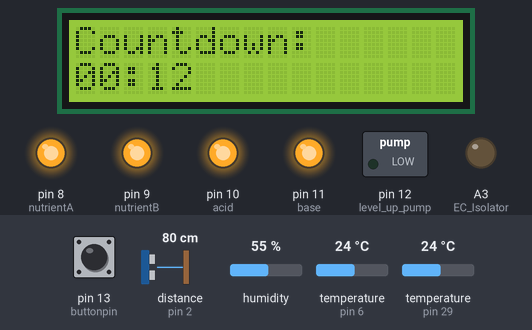
Bench run of a sketch on a simulated Arduino Mega 2560, built with avr-gcc and run on an emulated ATmega2560. On the bench: 16×2 character LCD, switched loads named in the sketch (green lamp = pin HIGH), output pins drawn as LEDs (lit = HIGH). Wiring (inferred from the names in the program): ultrasonic range finder: trigger pin 1; echo pin 2. Inputs (shaded band) come from the test bench; at power-on: pin 13 (buttonpin) LOW, distance to the obstacle (sensor on pin 2) 80 cm, humidity 55 %, temperature (sensors on pin 6, pin 29) 24 °C. The echo pulse lasts 58.3 µs per cm; random numbers use the default seed unless the sketch sets one; pins used as bus, display or sensor lines are not drawn.

Above: at 2.5 s.
2.6 s: pin 13 (buttonpin) pulled HIGH for 1.4 s
At 3.11 s:
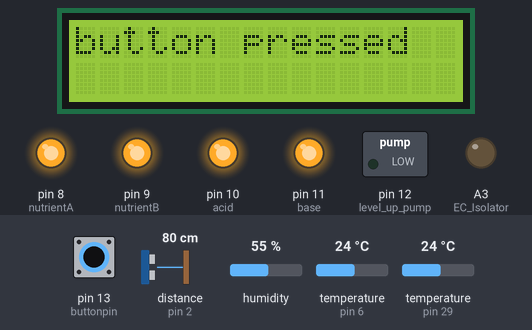
5.5 s: pin 13 (buttonpin) pulled HIGH for 3.2 s
At 15.6 s:
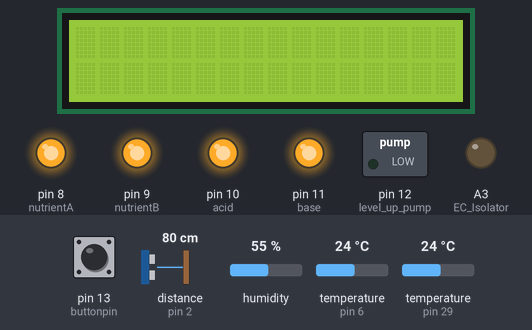
16.0 s: distance to the obstacle (sensor on pin 2) set to 25 cm
At 17.4 s:
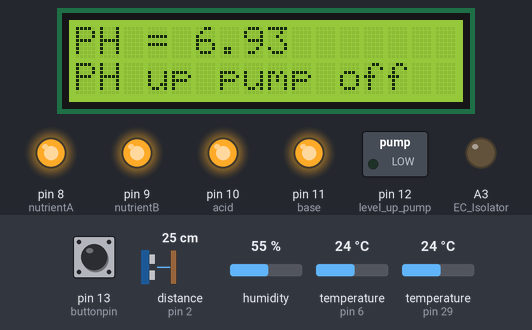
21.2 s: distance to the obstacle (sensor on pin 2) set to 29 cm
Timing chart, 0 to 57.2 s (numbered marks = the images above; inputs shaded):
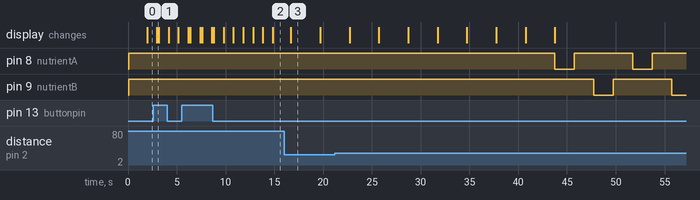

The sketch:

FINAL_VER_ARD_CODE.ino
```cpp
/*=========================================================================*/
                          /**********   LIBRARYS   **********/
/*for DHT22 sensor*/
#include <DHT.h>
//======================================
/*for DS18B20 sensor*/
#include <OneWire.h>
#include <DallasTemperature.h>
//======================================
/*for TDS sensor*/
#include "GravityTDS.h"
//======================================
/*for LCD*/
#include <LiquidCrystal.h>
LiquidCrystal lcd(26, 27, 25, 24, 23, 22);//(rs, en, d4, d5, d6, d7)

/*=========================================================================*/
/*for DHT22 sensor*/

//Constants
#define DHTPIN 29     // what pin we're connected to
#define DHTTYPE DHT22   // DHT 22
DHT dht(DHTPIN, DHTTYPE); //// Initialize DHT sensor for normal 16mhz Arduino

//Variables
float h = 0;  //Stores humidity value
float t = 0; //Stores temperature value
/*====================================================================================*/
/*for ultrasonic sensor*/

// defines pins numbers
const int trigPin = 1;
const int echoPin = 2;

// defines variables
long duration = 0.0;
float distance = 0.0;
float actual_water_level = 0.0;
/*====================================================================================*/
/*for DS18B20 sensor*/

#define ONE_WIRE_BUS 6                 // Data wire is plugged into digital pin 6 on the Arduino
OneWire oneWire(ONE_WIRE_BUS);         // Setup a oneWire instance to communicate with any OneWire device
DallasTemperature sensors(&oneWire);   // Pass oneWire reference to DallasTemperature library
float Celsius = 0.0;
/*====================================================================================*/
/*for TDS sensor*/

#define TdsSensorPin A1
GravityTDS gravityTds;
float tdsValue = 0.0;
/*====================================================================================*/
/*for PH sensor*/

float calibration_value = 21.34 - 0.14;   //the calibration value is defined, which can be modified as required to get an accurate pH value of solutions.
unsigned long int avgval;                 //Store the average value of the sensor feedback
int buffer_arr[10],temp = 0;
float ph_act = 0.0;
/*====================================================================================*/
// EC isolator

#define EC_Isolator A3  // 3906 PNP TYPE TRANSISTOR THIS is used to connect and disconnect the 3.3V wire
#define EC_GND_Wire A2  // 2N2222 NPN TRANSISTOR THIS IS USED TO CONNECT AND DISCONNECT THE GND WIRE
/*====================================================================================*/
/*flags*/

int flag_error = 0;
float ph_acid_values[2] = {0 , 0};
float ph_base_values[2] = {0 , 0};
float ph_normal_values[2] = {0 , 0};
int i_normal = 0;
int i_acid = 0;
int i_base = 0;
int PH_normal = 0;
int PH_high = 0;
int PH_low = 0;
/*====================================================================================*/
/*for push button and count down timer*/

#define buttonpin 13 // chance to change it's pin from 32
int button_state = 0;
int num_sec = 12;
/*====================================================================================*/
//PH sensor

String PH_UP_PUMP =     "No current decision";
String PH_DOWN_PUMP =   "No current decision";
String PH_CONDITION =   "No current decision";

//PPM

String PPM_CONDITION =          "No current decision";
String PUMPS_A_B =              "No current decision";
String WATER_PUMP_UP_FOR_PPM =  "No current decision";

//AIR_TEMP

String AIR_TEMP_CONDITION =   "No current decision";
String FAN_FOR_AIR_TEMP =     "No current decision";

//WATER_LEVEL

String VALVE_CONDITION =                "No current decision";
String WATER_PUMP_UP_FOR_WATER_LEVEL =  "No current decision";
String WATER_LEVEL_CONDITION =          "No current decision";

//water_temp

String WATER_TEMP_CONDITION =   "No current decision";
String COOLER_CONDITION =       "No current decision";

//HUMDITIY

String HUMD_CONDITION =     "No current decision";
String FAN_FOR_HUMDITIY =   "No current decision";

/*====================================================================================*/
/*for actuators*/
// pins of the following is going to change

int nutrientA = 8;//IN1
int nutrientB = 9;//IN2
int acid = 10;//IN3
int base = 11;//IN4

int level_up_pump = 12;

/* for LABEL getting from random forest on resparry pi */
char Label ;

/*====================================================================================*/

void setup()
{
  //LCD setup
  lcd.begin(16,2);

  //DHT22 sensor setup
  dht.begin();

  //ULTRASONIC sensor setup
  pinMode(trigPin, OUTPUT); // Sets the trigPin as an Output
  pinMode(echoPin, INPUT); // Sets the echoPin as an Input

  //TDS sensor setup
  gravityTds.setPin(TdsSensorPin);
  gravityTds.setAref(5.0);  //reference voltage on ADC, default 5.0V on Arduino UNO
  gravityTds.setAdcRange(1024);  //1024 for 10bit ADC;4096 for 12bit ADC
  gravityTds.begin();  //initialization

  //DS18B20 sensor setup
  sensors.begin();

  //for Isolation between TDS sensor and PH sensor (NOTE that none of them work at the same time)
  pinMode(EC_Isolator, OUTPUT);
  pinMode(EC_GND_Wire, OUTPUT);
  digitalWrite(EC_Isolator, HIGH);
  digitalWrite(EC_GND_Wire, LOW);

  //for push button
  pinMode(buttonpin , INPUT);

  //for dosing pumps "all of them are active low"
  pinMode(nutrientA , OUTPUT);
  pinMode(nutrientB , OUTPUT);
  pinMode(acid , OUTPUT);
  pinMode(base , OUTPUT);
  digitalWrite(nutrientA , HIGH);
  digitalWrite(nutrientB , HIGH);
  digitalWrite(acid , HIGH);
  digitalWrite(base , HIGH);

  //for water level up pump
  pinMode(level_up_pump , OUTPUT);

}

/*====================================================================================*/

void loop()
{
  /* meaning from this check because if there is an error from 1 of sensors
     stop getting readings from sensors until fixing this error */
  if(flag_error == 0)
  {
    // isolate TDS sensor to get readings of PH sensor
    digitalWrite(EC_Isolator,HIGH);
    digitalWrite(EC_GND_Wire, LOW);

    PH_sensor(); // first we get readings of PH sensor

    // isolate PH sensor to get readings of TDS sensor
    digitalWrite(EC_Isolator,LOW);
    digitalWrite(EC_GND_Wire, HIGH);

    delay(1000); // wait for 1 sec. to be able to get TDS sensor readings


    waterproof_sensor(); // getting readings of DS18B20 sensor
    TDS_sensor(); // getting readings of TDS sensor
    temperature_and_humidity_sensor(); // getting readings of DHT22 sensor
    ultrasonic_sensor(); // getting readings of ULTRASONIC sensor
    delay(100);// Wait for 100 msec
  }

//===================================================================================================

  /*checking if there is a problem with any of sensors*/
   if((ph_act >= 10) || (ph_act <= 0))// for PH sensor
   {
     ph_act = -1;
     PH_CONDITION = "Check PH sensor";

   }
   if((tdsValue >= 1000) || (tdsValue <= 10))// for TDS sensor
   {
     tdsValue = -2;
     PPM_CONDITION = "Check TDS sensor";
   }
   if ((isnan(h)) || (t == 0))// for DHT22 sensor
   {
     t = -3;
     AIR_TEMP_CONDITION = "Check DHT22_T";

     h = -5;
     HUMD_CONDITION = "Check DHT22_H";
   }
   if((distance == 0) || (distance >= 26))// for ultrasonic sensor
   {
     actual_water_level  = -4;
     WATER_LEVEL_CONDITION = "Check Ultrasonic";
   }
   if((Celsius <= -100) || (Celsius >= 50))// for Water_temp sensor
   {
     Celsius = -6;
     WATER_TEMP_CONDITION = "Check DS18B20";
   }

//===================================================================================================

   /*for PH normal which means not adding acid or base*/
   if((PH_normal == 1) && (ph_act != -1))
   {
    ph_normal_values[1] = ph_act;
    while(i_normal == 0)
    {
      if(((ph_normal_values[0] - ph_normal_values[1] <= 0.3) && (ph_normal_values[0] - ph_normal_values[1] >= 0)) || ((ph_normal_values[1] - ph_normal_values[0] <= 0.3) && (ph_normal_values[1] - ph_normal_values[0] >= 0)))
      {
        ph_normal_values[0] = ph_act;
        i_normal = 1;
        PH_normal = 0;
      }
      else
      {
        digitalWrite(EC_Isolator,HIGH);
        digitalWrite(EC_GND_Wire, LOW);
        PH_sensor(); // first we get readings of PH sensor
        digitalWrite(EC_Isolator,LOW);
        digitalWrite(EC_GND_Wire, HIGH);
        delay(1000);

        if((ph_act >= 10) || (ph_act <= 0))// for PH sensor
        {
          ph_act = -1;
          PH_CONDITION = "Check PH sensor";
        }
        if(ph_act != -1)
        {
          ph_normal_values[1] = ph_act;
          i_normal = 0;
        }
        else
        {
          i_normal = 1;
        }
      }

    }
   }
   i_normal = 0;

//===================================================================================================

   /*for PH low which means adding base*/
   if((PH_low == 1) && (ph_act != -1))
   {
    ph_base_values[1] = ph_act;
    while(i_base == 0)
    {
      if((ph_base_values[1] - ph_base_values[0] <= 0.5) && (ph_base_values[1] - ph_base_values[0] >= 0))
      {
        ph_base_values[0] = ph_act;
        i_base = 1;
        PH_low = 0 ;
      }
      else
      {
        digitalWrite(EC_Isolator,HIGH);
        digitalWrite(EC_GND_Wire, LOW);
        PH_sensor(); // first we get readings of PH sensor
        digitalWrite(EC_Isolator,LOW);
        digitalWrite(EC_GND_Wire, HIGH);
        delay(1000);

        if((ph_act >= 10) || (ph_act <= 0))// for PH sensor
        {
          ph_act = -1;
          PH_CONDITION = "Check PH sensor";
        }
        if(ph_act != -1)
        {
          ph_base_values[1] = ph_act;
          i_base = 0;
        }
        else
        {
          i_base = 1;
        }
      }

    }
   }
   i_base = 0;

//===================================================================================================

   /*for PH high which means adding acid*/
   if((PH_high == 1) && (ph_act != -1))
   {
    ph_acid_values[1] = ph_act;
    while(i_acid == 0)
    {
      if((ph_acid_values[0] - ph_acid_values[1] <= 0.6) && (ph_acid_values[0] - ph_acid_values[1] >= 0))
      {
        ph_acid_values[0] = ph_act;
        i_acid = 1;
        PH_high = 0;
      }
      else
      {
        digitalWrite(EC_Isolator,HIGH);
        digitalWrite(EC_GND_Wire, LOW);
        PH_sensor(); // first we get readings of PH sensor
        digitalWrite(EC_Isolator,LOW);
        digitalWrite(EC_GND_Wire, HIGH);
        delay(1000);

        if((ph_act >= 10) || (ph_act <= 0))// for PH sensor
        {
          ph_act = -1;
          PH_CONDITION = "Check PH sensor";
        }
        if(ph_act != -1)
        {
          ph_acid_values[1] = ph_act;
          i_acid = 0;
        }
        else
        {
          i_acid = 1;
        }
      }

    }
   }
   i_acid = 0;

   if((ph_act == -1) || (tdsValue == -2) || (t == -3) || (actual_water_level == -4) || (h == -5) || (Celsius == -6))
    {
      flag_error = 1;
    }

//===================================================================================================

    if(flag_error == 0)// which means nothing wrong with any of sensors
   {
     /*for PH value*/
     if ((ph_act >= 5.5) && (ph_act <= 7.0))// normal
     {
      PH_CONDITION = "PH is normal";
      PH_DOWN_PUMP = "PH down pump off";
      PH_UP_PUMP = "PH up pump off";
      ph_normal_values[0] = ph_act;
      PH_normal = 1;
     }
     else if ((ph_act < 5.5) && (ph_act > 0))// low
     {
       PH_CONDITION = "PH is low";
       PH_DOWN_PUMP = "PH down pump off";
       PH_UP_PUMP = "PH up pump on";
       ph_base_values[0] = ph_act;
       PH_low = 1;
     }
     else if ((ph_act > 7.0) && (ph_act < 10))// high
     {
       PH_CONDITION = "PH is high";
       PH_DOWN_PUMP = "PH down pump on";
       PH_UP_PUMP = "PH up pump off";
       ph_acid_values[0] = ph_act;
       PH_high = 1;
     }

     /*for TDS value*/
     if ((tdsValue >= 500) && (tdsValue <= 600))// normal
     {
      PPM_CONDITION = "PPM is normal";
      PUMPS_A_B = "A&B pumps off";
      WATER_PUMP_UP_FOR_PPM = "Water UpPump off";
     }
     else if ((tdsValue < 500)&& (tdsValue > 0))// low
     {
       PPM_CONDITION = "PPM is low";
       PUMPS_A_B = "A&B pumps on";
       WATER_PUMP_UP_FOR_PPM = "Water UpPump off";
     }
     else if ((tdsValue > 600) && (tdsValue < 1000))// high
     {
       PPM_CONDITION = "PPM is high";
       PUMPS_A_B = "A&B pumps off";
       WATER_PUMP_UP_FOR_PPM = "Water UpPump on";
     }

     /*for Air temperature value*/
     if ((t >= 20) && (t <= 25))// normal
     {
      AIR_TEMP_CONDITION = "Air_T is normal";
      FAN_FOR_HUMDITIY = "Fan is off";
     }
     else if ((t < 20)&& (t > 0))// low
     {
       AIR_TEMP_CONDITION = "Air_T is low";
        FAN_FOR_AIR_TEMP = "Fan is off";
     }
     else if ((t > 25) && (t < 40))// high
     {
       AIR_TEMP_CONDITION = "Air_T is high";
       FAN_FOR_AIR_TEMP = "Fan is on";
     }
     /*for water level*/
     if ((actual_water_level >= 10) && (actual_water_level <= 18.1))// normal
     {
       VALVE_CONDITION = "Valve off";
       WATER_PUMP_UP_FOR_WATER_LEVEL = "Water UpPump off";
       WATER_LEVEL_CONDITION = "Water Lev normal";
     }
     else if (actual_water_level < 10)// low
     {
       VALVE_CONDITION = "Valve off";
       WATER_PUMP_UP_FOR_WATER_LEVEL = "Water UpPump on";
       WATER_LEVEL_CONDITION = "Water Lev low";
     }
     else if ((actual_water_level > 18.1) && (actual_water_level < 26))// high
     {
       VALVE_CONDITION = "Valve on";
       WATER_PUMP_UP_FOR_WATER_LEVEL = "Water UpPump off";
       WATER_LEVEL_CONDITION = "Water Lev high";
     }

     /*DHT22 (HUMIDITY) sensor*/
     if ((h <= 70) && (h > 0))// normal
     {
       HUMD_CONDITION = "humidity normal";
       FAN_FOR_HUMDITIY = "Fan is off";
     }
     else if (h > 70)// high
     {
       HUMD_CONDITION = "humidity high";
       FAN_FOR_HUMDITIY = "Fan is on";
     }

     /*water temeprature sensor*/
     if ((Celsius <= 26) && (Celsius > 0))// normal
     {
       WATER_TEMP_CONDITION = "wat_temp normal";
       COOLER_CONDITION = "Cooler off";
     }
     else if (Celsius > 26)// high
     {
       WATER_TEMP_CONDITION = "wat_temp high";
       COOLER_CONDITION = "Cooler on";
     }
//===================================================================================================
     //for PH sensor
     lcd.setCursor(0,0);
     lcd.print("PH = ");
     lcd.print(ph_act , 2);
     lcd.setCursor(0,1);
     lcd.print(PH_UP_PUMP); // PH_CONDITION = "PH - pump on" or "PH + pump ↓"
     delay(3000);
     lcd.clear();

     lcd.setCursor(0,0);
     lcd.print("PH = ");
     lcd.print(ph_act , 2);
     lcd.setCursor(0,1);
     lcd.print(PH_DOWN_PUMP); // PH_CONDITION = "PH + pump ↑" or "PH + pump ↓"
     delay(3000);
     lcd.clear();

     //for TDS sensor
     lcd.setCursor(0,0);
     lcd.print("TDS = ");
     lcd.print(tdsValue , 2);
     lcd.print(" PPM");
     lcd.setCursor(0,1);
     lcd.print(PUMPS_A_B);//PUMPS_A_B = "PPM A&B PUMPS ↑" or "PPM A&B PUMPS ↓"
     delay(3000);
     lcd.clear();

     lcd.setCursor(0,0);
     lcd.print("TDS = ");
     lcd.print(tdsValue , 2);
     lcd.print(" PPM");
     lcd.setCursor(0,1);
     lcd.print(WATER_PUMP_UP_FOR_PPM);// WATER_PUMP_UP = "water PUMP ↑" or "water PUMP ↓"
     delay(3000);
     lcd.clear();

     //for air temperature sensor
     lcd.setCursor(0,0);
     lcd.print("Air_temp= ");
     lcd.print(t , 2);
     lcd.print("C");
     lcd.setCursor(0,1);
     lcd.print(FAN_FOR_AIR_TEMP);// HUMD_CONDITION = "fan ↓" or "fan ↑"
     delay(3000);
     lcd.clear();

     //for water level sensor
     lcd.setCursor(0,0);
     lcd.print("Dist = ");
     lcd.print(distance , 2);
     lcd.print(" cm");
     lcd.setCursor(0,1);
     lcd.print(WATER_PUMP_UP_FOR_WATER_LEVEL);// WATER_PUMP_UP = "water PUMP ↓" or "water PUMP ↑"
     delay(3000);
     lcd.clear();

     lcd.setCursor(0,0);
     lcd.print("Dist = ");
     lcd.print(distance , 2);
     lcd.print(" cm");
     lcd.setCursor(0,1);
     lcd.print(VALVE_CONDITION);//VALVE_CONDITION = "valve ↓" or "valve ↑"
     delay(3000);
     lcd.clear();

     //for humdidty sensor
     lcd.setCursor(0,0);
     lcd.print("hum = ");
     lcd.print(h , 2);
     lcd.print(" %");
     lcd.setCursor(0,1);
     lcd.print(FAN_FOR_HUMDITIY);// AIR_TEMP_CONDITION = "fan ↓" or "fan ↑"
     delay(3000);
     lcd.clear();

     //for water temperature sensor
     lcd.setCursor(0,0);
     lcd.print("wat_temp= ");
     lcd.print(Celsius , 2);
     lcd.print("C");
     lcd.setCursor(0,1);
     lcd.print(COOLER_CONDITION);// WATER_TEMP_CONDITION = "Chiller ↓" or "Chiller ↑"
     delay(3000);
     lcd.clear();

//===================================================================================================

     /*for real action*/
     if(PH_UP_PUMP == "PH up pump on")
     {
      digitalWrite(base , LOW);
      delay(10000);// open it for 10 sec to increase ph level by 0.3 to 0.5
      digitalWrite(base , HIGH);
     }
     if(PH_DOWN_PUMP == "PH down pump on")
     {
      digitalWrite(acid , LOW);
      delay(10000);// open it for 10 sec to decrease ph level by 0.5 to 0.7
      digitalWrite(acid , HIGH);
     }
     if(PUMPS_A_B == "A&B pumps on")
     {
      for(int i = 0 ; i < 3 ; i++)
       {// EACH LOOP INCREASE PPM LEVEL BY 11 PPM AND FOR 3 ROUNDS IT IS GOING TO BE 33 PPM
         digitalWrite(nutrientA , LOW);
         delay(2000);
         digitalWrite(nutrientA , HIGH);
         delay(2000);// 2 seconds waiting between adding nutrient A and nutrient B

         digitalWrite(nutrientB , LOW);
         delay(2000);
         digitalWrite(nutrientB , HIGH);
         delay(2000);// 2 seconds waiting between adding nutrient B and nutrient A
       }
     }
     if(WATER_PUMP_UP_FOR_WATER_LEVEL == "Water UpPump on")
     {
      digitalWrite(level_up_pump , HIGH);
      delay(3000);// open it for increasing water level by adding 130.5 mL
      digitalWrite(level_up_pump , LOW);
     }
   }
//===================================================================================================
   if(flag_error == 1)
   {
      //PH sensor
      PH_DOWN_PUMP = "PH down pump off";
      PH_UP_PUMP = "PH up pump off";
      digitalWrite(acid , HIGH);
      digitalWrite(base , HIGH);

      //PPM
      PUMPS_A_B = "A&B pumps off";
      WATER_PUMP_UP_FOR_PPM = "Water UpPump off";
      digitalWrite(nutrientA , HIGH);
      digitalWrite(nutrientB , HIGH);

      //AIR_TEMP
      FAN_FOR_AIR_TEMP = "Fan is off";

      //WATER_LEVEL
      VALVE_CONDITION = "Valve off";
      WATER_PUMP_UP_FOR_WATER_LEVEL = "Water UpPump off";
      WATER_LEVEL_CONDITION = "Check Ultrsonic";
      digitalWrite(level_up_pump , LOW);// relay of water level pump is active high
      //water_temp
      COOLER_CONDITION = "Cooler off";

      //HUMDITIY
      FAN_FOR_HUMDITIY = "Fan is off";
   }

   if(ph_act == -1)
   {
    lcd.setCursor(0,0);
    lcd.print(PH_CONDITION);
    delay(3000);
    lcd.clear();
   }
   if(tdsValue == -2)
   {
    lcd.setCursor(0,0);
    lcd.print(PPM_CONDITION);
    delay(3000);
    lcd.clear();
   }
   if(t == -3)
   {
    lcd.setCursor(0,0);
    lcd.print(AIR_TEMP_CONDITION);
    delay(3000);
    lcd.clear();
   }
   if(distance == -4)
   {
    lcd.setCursor(0,0);
    lcd.print(WATER_LEVEL_CONDITION);
    delay(3000);
    lcd.clear();
   }
   if(h == -5)
   {
    lcd.setCursor(0,0);
    lcd.print(HUMD_CONDITION);
    delay(3000);
    lcd.clear();
   }
   if(Celsius == -6)
   {
    lcd.setCursor(0,0);
    lcd.print(WATER_TEMP_CONDITION);
    delay(3000);
    lcd.clear();
   }
//===================================================================================================
   while(num_sec > 0)
    {
     if(countDigits(num_sec) == 2)
     {
      lcd.setCursor(0,0);
      lcd.print("Countdown:");
      lcd.setCursor(0,1);
      lcd.print("00");
      lcd.print(":");
      lcd.print(num_sec);
      delay(1000);
      lcd.clear();
     }
     else if((countDigits(num_sec) == 1) || (countDigits(num_sec) == 0))
     {
      lcd.setCursor(0,0);
      lcd.print("Countdown:");
      lcd.setCursor(0,1);
      lcd.print("00");
      lcd.print(":");
      lcd.print("0");
      lcd.print(num_sec);
      delay(1000);
      lcd.clear();
     }
    button_state = digitalRead(buttonpin);
    if(button_state == 1)
    {
      flag_error = 0;
      delay(100);
      lcd.setCursor(0,0);
      lcd.print("button pressed");
      delay(100);
      lcd.clear();
    }
    num_sec--;
    }
   num_sec = 12;
}

uint8_t countDigits(int num)
{
  uint8_t count = 0;
  while(num)
  {
    num = num / 10;
    count++;
  }
  return count;
}

void temperature_and_humidity_sensor()
{
//Read data and store it to variables h (humidity) and t (temperature)
    // Reading temperature or humidity takes about 250 milliseconds!
    h = dht.readHumidity();
    t = dht.readTemperature();
}

void ultrasonic_sensor()
{
  // Clears the trigPin
  digitalWrite(trigPin, LOW);
  delayMicroseconds(2);
  // Sets the trigPin on HIGH state for 10 micro seconds
  digitalWrite(trigPin, HIGH);
  delayMicroseconds(10);
  digitalWrite(trigPin, LOW);
  // Reads the echoPin, returns the sound wave travel time in microseconds
  duration = pulseIn(echoPin, HIGH);
  // Calculating the distance
  distance = duration * 0.0343 / 2;
  actual_water_level = 26 - distance; /*note that actual_water_level is the actual water level and we need to figure it*/
}

void PH_sensor()
{
  temp = random(660 , 700);
  ph_act = temp / 100.0;
}

void waterproof_sensor()
{
  sensors.requestTemperatures();// Send the command to get temperatures

  Celsius = sensors.getTempCByIndex(0);        //<==
}

void TDS_sensor()
{
  long int tds = random(19900 , 20200);
  tdsValue = tds / 100.0;
}
```

Measured:
- what the display in image 3 shows lasts 3.0 s, from 16.7 s to 19.7 s
